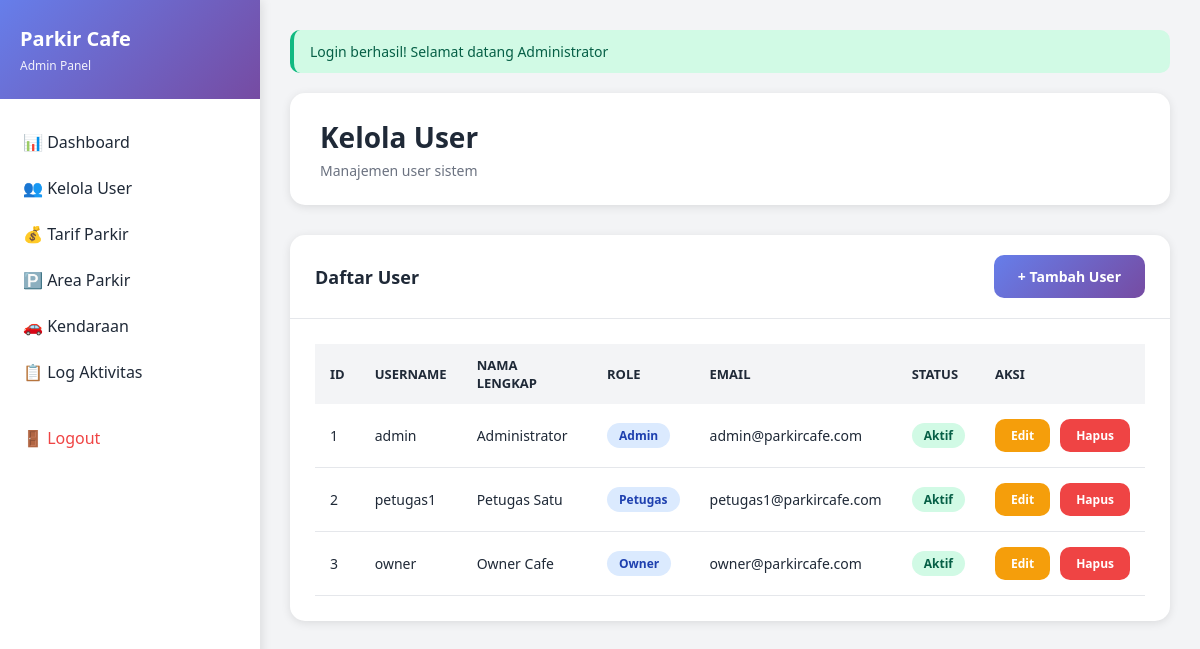
Page /admin/users (signed in) on the committed database.
### tables this page shows
CREATE TABLE `users` (
  `id` int(11) NOT NULL,
  `username` varchar(50) NOT NULL,
  `password` varchar(255) NOT NULL,
  `nama_lengkap` varchar(100) NOT NULL,
  `role` enum('admin','petugas','owner') NOT NULL,
  `email` varchar(100) DEFAULT NULL,
  `no_telp` varchar(20) DEFAULT NULL,
  `status` enum('aktif','nonaktif') DEFAULT 'aktif',
  `created_at` timestamp NOT NULL DEFAULT current_timestamp(),
  `updated_at` timestamp NOT NULL DEFAULT current_timestamp() ON UPDATE current_timestamp()
);

### controllers/AdminController.php (called while the page is built, shortened)
<?php
class AdminController extends Controller {
    private $userModel;
    public function __construct() {
        $this->userModel = $this->model('UserModel');
    }
    public function users() {
        $data = [
            'title' => 'Kelola User',
            'users' => $this->userModel->getAll(),
            'flash' => $this->getFlash()
        ];
        $this->view('admin/users/index', $data);
    }
}

### core/App.php (called while the page is built, shortened)
<?php
class App {
    protected $method = 'login';
    public function __construct() {
        $url = $this->parseURL();
        if (isset($url[0])) {
            $controllerName = ucfirst($url[0]) . 'Controller';
            $controllerPath = __DIR__ . '/../controllers/' . $controllerName . '.php';
            if (file_exists($controllerPath)) {
                unset($url[0]);
            }
        }
        $this->controller = new $this->controller;
        if (isset($url[1])) {
            if (method_exists($this->controller, $url[1])) {
                $this->method = $url[1];
                unset($url[1]);
            }
        }
        $this->params = $url ? array_values($url) : [];
        call_user_func_array([$this->controller, $this->method], $this->params);
    }
    public function parseURL() {
        if (isset($_GET['url'])) {
            $url = rtrim($_GET['url'], '/');
            $url = filter_var($url, FILTER_SANITIZE_URL);
            $url = explode('/', $url);
            return $url;
        }
        return [];
    }
}

### index.php (called while the page is built, shortened)
<?php
spl_autoload_register(function($class) {
    $paths = [
        __DIR__ . '/core/' . $class . '.php',
        __DIR__ . '/config/' . $class . '.php',
        __DIR__ . '/models/' . $class . '.php',
        __DIR__ . '/controllers/' . $class . '.php'
    ];
    foreach ($paths as $path) {
        if (file_exists($path)) {
            return;
        }
    }
});
$app = new App();

### core/Model.php (called while the page is built, shortened)
<?php
class Model {
    protected $db;
    protected $table;
    public function __construct() {
        $this->db = Database::getInstance()->getConnection();
    }
    public function getAll() {
        $stmt = $this->db->prepare("SELECT * FROM {$this->table}");
        $stmt->execute();
        return $stmt->fetchAll();
    }
}

### config/Database.php (called while the page is built, shortened)
<?php
class Database {
    private static $instance = null;
    private $connection;
    private $host = 'localhost';
    private $dbname = 'parkir_cafe';
    private $username = 'root';
    private $password = '';
    private function __construct() {
        try {
            $this->connection = new PDO(
                "mysql:host={$this->host};dbname={$this->dbname};charset=utf8mb4",
                $this->username,
                $this->password,
                [
                    PDO::ATTR_ERRMODE => PDO::ERRMODE_EXCEPTION,
                    PDO::ATTR_DEFAULT_FETCH_MODE => PDO::FETCH_ASSOC,
                    PDO::ATTR_EMULATE_PREPARES => false
                ]
            );
        } catch (PDOException $e) {
            die("Database connection failed: " . $e->getMessage());
        }
    }
    public static function getInstance() {
        if (self::$instance === null) {
            self::$instance = new self();
        }
        return self::$instance;
    }
    public function getConnection() {
        return $this->connection;
    }
}

### views/admin/users/index.php (the view)
<?php require_once __DIR__ . '/../../layouts/header.php'; ?>
<?php if ($flash): ?>
    <div class="alert alert-<?= $flash['type'] ?>">
        <?= $flash['message'] ?>
    </div>
<?php endif; ?>
<div class="page-header">
    <h1>Kelola User</h1>
    <p>Manajemen user sistem</p>
</div>
<div class="card">
    <div class="card-header">
        <h3 class="card-title">Daftar User</h3>
        <a href="<?= BASE_URL ?>admin/createUser" class="btn btn-primary">+ Tambah User</a>
    </div>
    <div class="card-body">
        <div class="table-responsive">
            <table>
                <thead>
                    <tr>
                        <th>ID</th>
                        <th>Username</th>
                        <th>Nama Lengkap</th>
                        <th>Role</th>
                        <th>Email</th>
                        <th>Status</th>
                        <th>Aksi</th>
                    </tr>
                </thead>
                <tbody>
                    <?php foreach ($users as $user): ?>
                    <tr>
                        <td><?= $user['id'] ?></td>
                        <td><?= $user['username'] ?></td>
                        <td><?= $user['nama_lengkap'] ?></td>
                        <td><span class="badge badge-info"><?= ucfirst($user['role']) ?></span></td>
                        <td><?= $user['email'] ?></td>
                        <td>
                            <?php if ($user['status'] == 'aktif'): ?>
                                <span class="badge badge-success">Aktif</span>
                            <?php else: ?>
                                <span class="badge badge-danger">Nonaktif</span>
                            <?php endif; ?>
                        </td>
                        <td>
                            <div class="d-flex gap-2">
                                <a href="<?= BASE_URL ?>admin/editUser/<?= $user['id'] ?>" class="btn btn-sm btn-warning">Edit</a>
                                <a href="<?= BASE_URL ?>admin/deleteUser/<?= $user['id'] ?>"
                                   class="btn btn-sm btn-danger"
                                   onclick="return confirmDelete('Hapus user <?= $user['username'] ?>?')">Hapus</a>
                            </div>
                        </td>
                    </tr>
                    <?php endforeach; ?>
                </tbody>
            </table>
        </div>
    </div>
</div>
<?php require_once __DIR__ . '/../../layouts/footer.php'; ?>

### public/css/style.css (style rules this page uses)
* { margin: 0; padding: 0; box-sizing: border-box; }
:root { --primary: #667eea; --primary-dark: #5568d3; --secondary: #764ba2; --success: #10b981; --danger: #ef4444; --warning: #f59e0b; --info: #3b82f6; --dark: #1f2937; --light: #f3f4f6; --white: #ffffff; --border: #e5e7eb; --shadow: rgba(0, 0, 0, 0.1); --shadow-lg: rgba(0, 0, 0, 0.15); }
body { font-family: 'Segoe UI', Tahoma, Geneva, Verdana, sans-serif; background: linear-gradient(135deg, #667eea 0%, #764ba2 100%); min-height: 100vh; color: var(--dark); }
.btn { display: inline-block; padding: 12px 24px; border: none; border-radius: 10px; font-size: 14px; font-weight: 600; cursor: pointer; transition: all 0.3s ease; text-decoration: none; text-align: center; }
.btn-primary { background: linear-gradient(135deg, var(--primary) 0%, var(--secondary) 100%); color: var(--white); }
.btn-danger { background: var(--danger); color: var(--white); }
.btn-warning { background: var(--warning); color: var(--white); }
.btn-sm { padding: 8px 16px; font-size: 12px; }
.alert { padding: 12px 16px; border-radius: 10px; margin-bottom: 20px; font-size: 14px; animation: slideDown 0.3s ease; }
.alert-success { background: #d1fae5; color: #065f46; border-left: 4px solid var(--success); }
.page-header { background: var(--white); padding: 25px 30px; border-radius: 15px; margin-bottom: 30px; box-shadow: 0 2px 10px var(--shadow); }
.page-header h1 { font-size: 28px; color: var(--dark); margin-bottom: 5px; }
.page-header p { color: #6b7280; font-size: 14px; }
.card { background: var(--white); border-radius: 15px; box-shadow: 0 2px 10px var(--shadow); margin-bottom: 30px; }
.card-header { padding: 20px 25px; border-bottom: 1px solid var(--border); display: flex; justify-content: space-between; align-items: center; }
.card-title { font-size: 18px; font-weight: 600; color: var(--dark); }
.card-body { padding: 25px; }
.table-responsive { overflow-x: auto; }
table { width: 100%; border-collapse: collapse; }
table thead { background: var(--light); }
table th { padding: 12px 15px; text-align: left; font-weight: 600; color: var(--dark); font-size: 13px; text-transform: uppercase; }
table td { padding: 15px; border-bottom: 1px solid var(--border); font-size: 14px; }
.badge { display: inline-block; padding: 4px 12px; border-radius: 20px; font-size: 12px; font-weight: 600; }
.badge-success { background: #d1fae5; color: #065f46; }
.badge-info { background: #dbeafe; color: #1e40af; }
.d-flex { display: flex; }
.gap-2 { gap: 10px; }

### rows in the picture
users: id "1", username "admin", nama_lengkap "Administrator", role "Admin", email "admin@parkircafe.com", status "Aktif"
users: id "2", username "petugas1", nama_lengkap "Petugas Satu", role "Petugas", email "petugas1@parkircafe.com", status "Aktif"
users: id "3", username "owner", nama_lengkap "Owner Cafe", role "Owner", email "owner@parkircafe.com", status "Aktif"

### other values in the picture
$_SESSION['role'] "Admin"
$flash['message'] "Login berhasil! Selamat datang Administrator"
